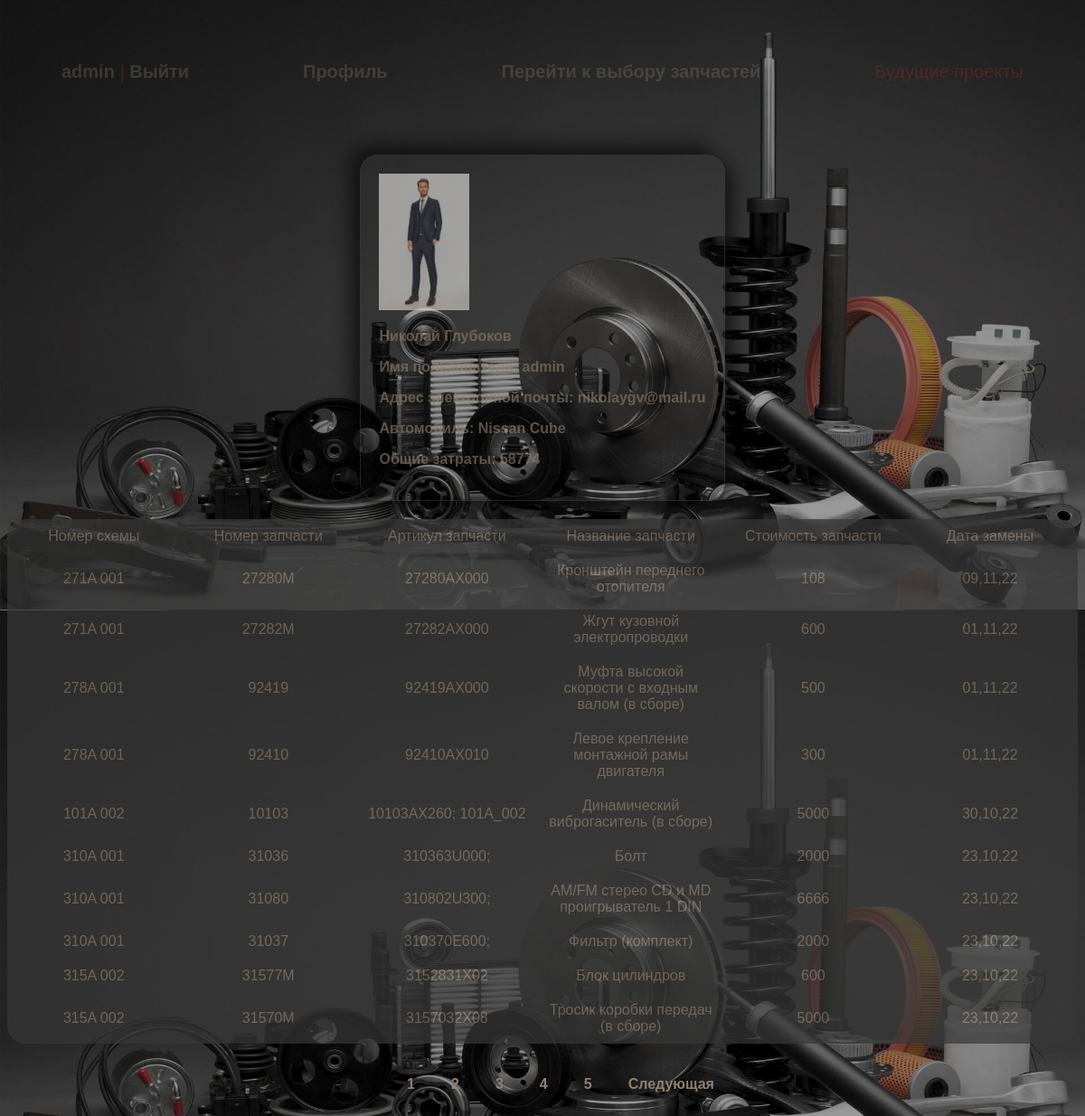
/users/profile/ (signed in), run on the app's committed database.
### users/models.py (models this page shows)
class User(AbstractUser):
    image = models.ImageField(upload_to='users_images', blank=True)
    car_name = models.CharField(max_length=100, blank=True)

### autoparts/models.py (models this page shows, shortened)
class Journal(models.Model):
    num_scheme = models.ForeignKey(SchemePart, verbose_name='Номер схемы', on_delete=models.CASCADE)
    num_parts = models.CharField(max_length=100, verbose_name='Номер запчасти на схеме')
    articul = models.CharField(max_length=200, verbose_name='Артикул запчасти')
    name = models.CharField(max_length=200, verbose_name='Название запчасти')
    price = models.IntegerField(verbose_name='Стоимость')
    date = models.DateTimeField(auto_now_add=True, verbose_name='Дата создания')
    users = models.ForeignKey(User, on_delete=models.CASCADE)
    class Meta:
        verbose_name = 'Деталь'
        verbose_name_plural = 'Детали'
        ordering = ['-date']

class SchemePart(models.Model):
    num_scheme = models.CharField(max_length=255, verbose_name='Номер схемы')
    name = models.CharField(max_length=255, verbose_name='Название схемы')
    category = models.ForeignKey(CategoryParts, verbose_name='Категория запчастей', on_delete=models.CASCADE)
    image = models.ImageField(upload_to='media/scheme', verbose_name='Изображение схемы', blank=True)
    car = models.ForeignKey(Car, verbose_name='Автомобиль', on_delete=models.CASCADE)
    def __str__(self):
        return self.num_scheme
    class Meta:
        verbose_name = 'Схема запчастей'
        verbose_name_plural = 'Схемы запчастей'

### users/views.py (the view)
# urls.py: path('profile/', views.profile, name = 'profile'),
@login_required(login_url='/users/login')
def profile(request):
    car = Car.objects.all()
    user = request.user
    if request.method == 'GET':
        print(request.GET)
    if request.method == "POST":
        user.car_name = request.POST['length']
        form = UserProfileForm(data=request.POST, files=request.FILES, instance=user)
        if form.is_valid():
            form.save()
            return redirect('profile')
    else:
        form = UserProfileForm(instance=user)
    context = {
        'form': form,
        'car': car,
    }
    journal = Journal.objects.filter(users_id=user.id)
    sp=0
    for i in journal:
        sp+=i.price
    paginator = Paginator(journal, 10)
    page_number = request.GET.get('page')
    page_obj = paginator.get_page(page_number)
    context.update({'journal': page_obj, 'summ':sp})
    user.save()
    return render(request, 'users/profile.html', context)

### users/templates/users/profile.html (shortened to what this page needs)
{% extends 'autoparts/base.html' %}
{% load static %}
{% block content %}
<div class="cards ">
    <div class="card height">
        {% if user.car_name %}
        <image width="100px" heigth="100px" src="{{user.image.url}}"></image>
        <p>{{user.first_name}} {{user.last_name}}</p>
        <p>Имя пользователя: {{user.username}}</p>
        <p>Адрес электронной почты: {{user.email}}</p>
        <p>Автомобиль: {{user.car_name}}</p>
        <p>Общие затраты: {{summ}}</p>
        {%endif%}
    </div>
    {% include 'users/journal.html'%}
</div>
{% endblock %}

### autoparts/templates/autoparts/base.html (shortened to what this page needs)
{% load static %}
<!DOCTYPE html>
<html lang="en">
<head>
    <link rel="stylesheet" href="{% static 'css/style.css' %}">
</head>
<body>
    <div ><div class="menu">
        {% if request.user.is_authenticated %}
        <div class="bottom_menu"><a href="{% url 'index' %}">{{user.username}}</a> | <a href="{% url 'logout' %}">Выйти</a></div>
        <div class="bottom_menu"><a href="{% url 'profile' %}">Профиль</a></div>
        <div class="bottom_menu"><a href="{% url 'category'%}">Перейти к выбору запчастей</a></div>
        <div class="bottom_menu">Будущие проекты</div>
            {%else%}
            <li class="last"><a href="{% url 'register' %}">Регистрация </a> | <a href="{% url 'login' %}">Войти </a>
            </li>
            {% endif %}
        </div>
    </div>
        {% block content %}
        {% endblock %}
</body>
</html>

### users/templates/users/journal.html (shortened to what this page needs)
<div>
        {% if journal %}
        <table class="box">
            <tr>
                <td>Номер схемы</td>
                <td>Номер запчасти</td>
                <td>Артикул запчасти</td>
                <td>Название запчасти</td>
                <td>Стоимость запчасти</td>
                <td>Дата замены</td>
            </tr>
            {% for i in journal %}
            <tr>
                <td>{{i.num_scheme}}</td>
                <td>{{i.num_parts}}</td>
                <td>{{i.articul}}</td>
                <td>{{i.name}}</td>
                <td>{{i.price}}</td>
                <td>{{i.date|date:"d,m,y"}}</td>
            </tr>
            {% endfor %}
        </table>
        {% endif %}
        <div>
            {% if journal %}
            {% if journal.has_other_pages %}
            <nav aria-label="Page navigation example">
                <ul class="">
                    {% for page in journal.paginator.page_range %}
                    <li class="">
                        <a class="" href="?page={{page}}">{{page}}</a></li>
                    {% endfor %}
                    {% if journal.has_next %}
                    <li class="">
                        <a class="" href="?page={{journal.next_page_number}}">Следующая</a>
                    </li>
                    {% endif %}
                </ul>
            </nav>
            {% endif %}
            {% endif %}
        </div>
    </div>

### autoparts/static/css/style.css (style rules this page uses)
.menu { display: flex; color: brown; justify-content: space-between; padding: 30px; text-align: center; font-size: 20px; }
.bottom_menu { margin: 10px; padding: 20px; border-radius:10px; opacity: .3; font-family: "Lucida Sans Unicode", "Lucida Grande", Sans-Serif; }
.card { flex-direction: column; justify-content: left; align-items: left; text-align: left; color: #8D8173; border: 1px solid #383838; border-radius: 20px; margin: 20px; padding: 20px; display: block; opacity: 0.6; box-shadow: 10px 10px 21px black, -10px -10px 21px black; }
.cards { display: flex; flex-direction: row; flex-wrap: wrap; justify-content: space-around; }
a, p { font-family: "Lucida Sans Unicode", "Lucida Grande", Sans-Serif; font-weight: bold; color: #8D8173; text-decoration: none; justify-content: space-between; }
.box { color: rgb(245, 14, 14); display: flex; }
ul { display: flex; justify-content: center; }
li { margin: 10px; padding: 10px; list-style-type: none; }
td { width: 200px; }
table { font-family: "Lucida Sans Unicode", "Lucida Grande", Sans-Serif; text-align: center; border-collapse: collapse; border-spacing: 5px; background:#383838; opacity: 0.7; border-radius: 20px; }
td { padding: 10px; color: #8D8173; }
.height { height: min-content; }

### data on the page
User: username "admin", image (picture), first_name "Николай", last_name "Глубоков", email "nikolaygv@mail.ru", car_name "Nissan Cube"
Journal: num_scheme "271A 001", num_parts "27280M", articul "27280AX000", name "Кронштейн переднего отопителя", price "108", date "09,11,22"
Journal: num_scheme "271A 001", num_parts "27282M", articul "27282AX000", name "Жгут кузовной электропроводки", price "600", date "01,11,22"
Journal: num_scheme "278A 001", num_parts "92419", articul "92419AX000", name "Муфта высокой скорости с входным валом (в сборе)", price "500", date "01,11,22"
Journal: num_scheme "278A 001", num_parts "92410", articul "92410AX010", name "Левое крепление монтажной рамы двигателя", price "300", date "01,11,22"
Journal: num_scheme "101A 002", num_parts "10103", articul "10103AX260; 101A_002", name "Динамический виброгаситель (в сборе)", price "5000", date "30,10,22"
Journal: num_scheme "310A 001", num_parts "31036", articul "310363U000;", name "Болт", price "2000", date "23,10,22"
Journal: num_scheme "310A 001", num_parts "31080", articul "310802U300;", name "AM/FM стерео CD и MD проигрыватель 1 DIN", price "6666", date "23,10,22"
Journal: num_scheme "310A 001", num_parts "31037", articul "310370E600;", name "Фильтр (комплект)", price "2000", date "23,10,22"
Journal: num_scheme "315A 002", num_parts "31577M", articul "3152831X02", name "Блок цилиндров", price "600", date "23,10,22"
Journal: num_scheme "315A 002", num_parts "31570M", articul "3157032X08", name "Тросик коробки передач (в сборе)", price "5000", date "23,10,22"

### other printed values
{{ summ }} "58774"
{{ page }} "1" "2" "3" "4" "5"
